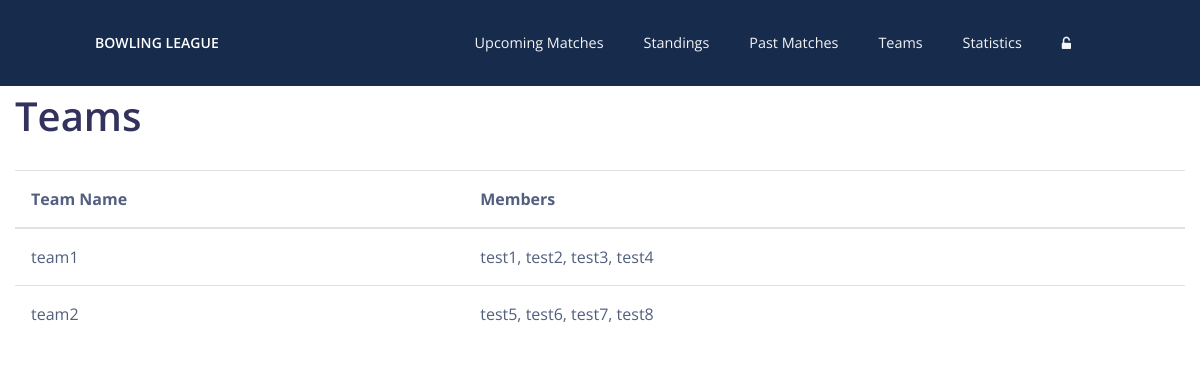
Screenshot of /Frontend/teams.php with the database file from the repository.
### tables this page shows
CREATE TABLE teams (
    id INT(10) UNSIGNED NOT NULL UNIQUE AUTO_INCREMENT,
    teamName VARCHAR(255) NOT NULL,
    totalPoints INT(11) DEFAULT 0,
    PRIMARY KEY (id)
);

### Frontend/teams.php (the view, shortened to what this page needs)
<?php
require "includes/connection.inc.php";
$sql = "SELECT teams.id, teams.teamName, GROUP_CONCAT( players.playerName ) AS teamMembers
FROM teams
LEFT OUTER JOIN teamMembers ON teams.id = teamMembers.teamId
LEFT OUTER JOIN players ON teamMembers.playerEmail = players.email
GROUP BY teams.id;";
if ($stmt = mysqli_prepare($link, $sql)) {
    mysqli_stmt_execute($stmt);
    $result = mysqli_stmt_get_result($stmt);
} else {
    exit();
}
?>
<!DOCTYPE html>
<html lang="en">
<head>
    <link href="assets/vendor/icomoon/icomoon.min.css" rel="stylesheet"/>
    <link type="text/css" href="assets/css/argon.min.css" rel="stylesheet"/>
</head>
<body>
<?php
include_once "includes/navbar.inc.php";
?>
<main>
    <div class="row justify-content-center">
        <div class="col-lg-12">
            <h1 class="h1 font-weight-bold mb-4">Teams</h1>
            <table class="table">
                <thead>
                <tr>
                    <th scope="col">Team Name</th>
                    <th scope="col">Members</th>
                </tr>
                </thead>
                <tbody>
                <?php
                while ($row = mysqli_fetch_assoc($result)) {
                    $teamMembers = str_replace(",", ", ", $row['teamMembers']);
                    echo '<tr>';
                    echo '<td>' . htmlspecialchars($row['teamName'], ENT_QUOTES, 'UTF-8') . '</td>';
                    echo '<td>' . htmlspecialchars($teamMembers, ENT_QUOTES, 'UTF-8') . '</td>';
                    echo '</tr>';
                }
                ?>
                </tbody>
            </table>
        </div>
    </div>
</main>
</body>
</html>

### rows the page displays
teams: teamName "team1", teamMembers "test1, test2, test3, test4"
teams: teamName "team2", teamMembers "test5, test6, test7, test8"
